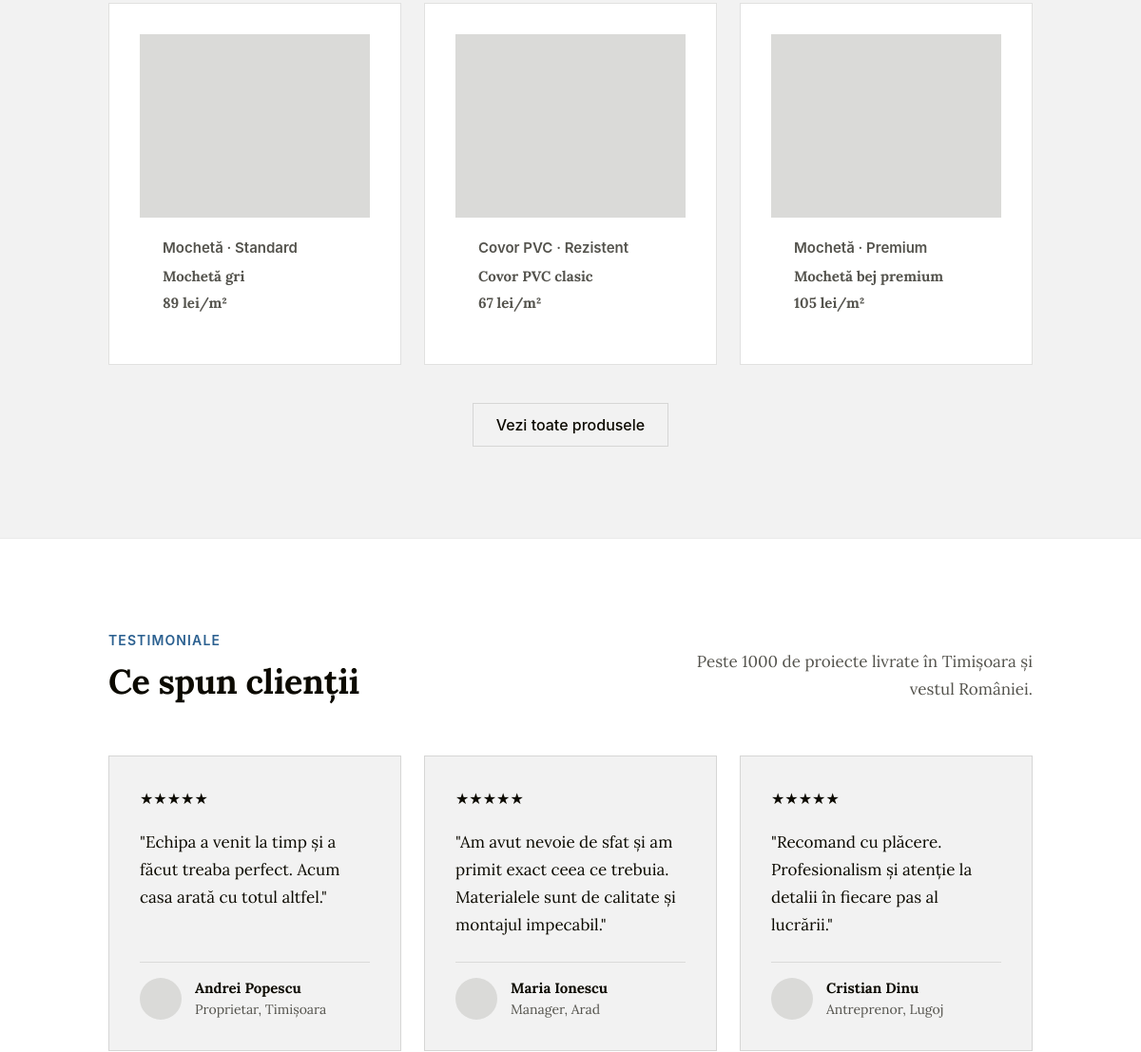
Before: / (middle part) with the older database file.
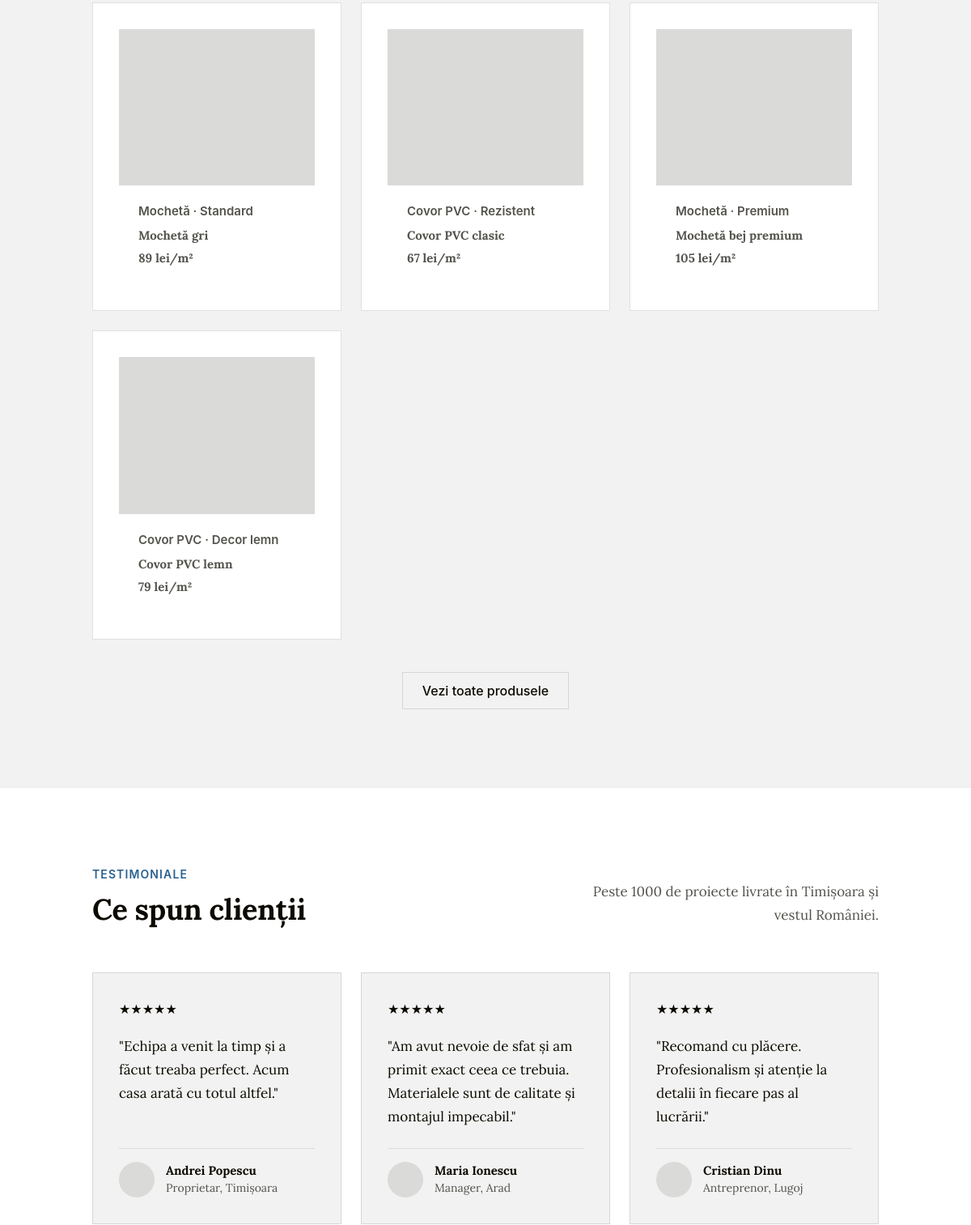
After: the same page with the newer database file.
### tables this page shows
CREATE TABLE IF NOT EXISTS products (
  id           INT UNSIGNED     NOT NULL AUTO_INCREMENT PRIMARY KEY,
  slug         VARCHAR(80)      NOT NULL UNIQUE,
  name         VARCHAR(120)     NOT NULL,
  category     VARCHAR(80)      NOT NULL,
  price_label  VARCHAR(40)      NOT NULL,
  heading      VARCHAR(200)     NOT NULL DEFAULT '',
  description  TEXT             NOT NULL,
  badge        VARCHAR(80)      NOT NULL DEFAULT '',
  image        VARCHAR(200)     NOT NULL DEFAULT '',
  is_featured  TINYINT(1)       NOT NULL DEFAULT 0,
  sort_order   TINYINT UNSIGNED NOT NULL DEFAULT 0
);

CREATE TABLE IF NOT EXISTS testimonials (
  id          INT UNSIGNED     NOT NULL AUTO_INCREMENT PRIMARY KEY,
  name        VARCHAR(120)     NOT NULL,
  location    VARCHAR(120)     NOT NULL,
  review_text TEXT             NOT NULL,
  rating      TINYINT UNSIGNED NOT NULL DEFAULT 5,
  sort_order  TINYINT UNSIGNED NOT NULL DEFAULT 0
);

### controllers/HomeController.php (called while the page is built, shortened)
<?php
class HomeController
{
    private ServiceModel $serviceModel;
    private ProductModel $productModel;
    private TestimonialModel $testimonialModel;
    public function __construct()
    {
        $this->serviceModel     = new ServiceModel();
        $this->productModel     = new ProductModel();
        $this->testimonialModel = new TestimonialModel();
    }
    public function index(): void
    {
        $data = [
            'services'     => $this->serviceModel->getAll(),
            'products'     => $this->productModel->getGrid(4),
            'testimonials' => $this->testimonialModel->getAll(),
        ];
        $this->render('home/index', $data);
    }
    private function render(string $view, array $data = []): void
    {
        require BASE_PATH . '/views/layouts/main.php';
    }
}

### models/ProductModel.php (called while the page is built, shortened)
<?php
class ProductModel
{
    private PDO $db;
    public function __construct()
    {
        $this->db = Database::connection();
    }
    public function getGrid(int $limit = 4): array
    {
        $stmt = $this->db->prepare('SELECT * FROM products WHERE is_featured = 0 ORDER BY sort_order ASC LIMIT ?');
        $stmt->execute([$limit]);
        return $stmt->fetchAll();
    }
}

### config/database.php (called while the page is built, shortened)
<?php
class Database
{
    private static ?PDO $instance = null;
    public static function connection(): PDO
    {
        if (self::$instance === null) {
            $dsn = sprintf('mysql:host=%s;dbname=%s;charset=%s', DB_HOST, DB_NAME, DB_CHARSET);
            self::$instance = new PDO($dsn, DB_USER, DB_PASS, [
                PDO::ATTR_ERRMODE            => PDO::ERRMODE_EXCEPTION,
                PDO::ATTR_DEFAULT_FETCH_MODE => PDO::FETCH_ASSOC,
                PDO::ATTR_EMULATE_PREPARES   => false,
            ]);
        }
        return self::$instance;
    }
}

### models/ServiceModel.php (called while the page is built, shortened)
<?php
class ServiceModel
{
    private PDO $db;
    public function __construct()
    {
        $this->db = Database::connection();
    }
    public function getAll(): array
    {
        $stmt = $this->db->query('SELECT * FROM services ORDER BY sort_order ASC');
        return $stmt->fetchAll();
    }
}

### models/TestimonialModel.php (called while the page is built, shortened)
<?php
class TestimonialModel
{
    private PDO $db;
    public function __construct()
    {
        $this->db = Database::connection();
    }
    public function getAll(): array
    {
        $stmt = $this->db->query('SELECT * FROM testimonials ORDER BY sort_order ASC');
        return $stmt->fetchAll();
    }
}

### views/home/index.php (the view, shortened to what this page needs)
<section id="produse" class="products-section">
  <div class="container">
    <div class="product-grid feat-grid">
      <?php foreach ($products as $product): ?>
      <div class="product-card feat-card">
        <div class="product-img img-placeholder" style="aspect-ratio:5/4;"></div>
        <div class="product-info">
          <p class="product-cat"><?= htmlspecialchars($product['category']) ?></p>
          <p class="product-name"><?= htmlspecialchars($product['name']) ?></p>
          <p class="product-price"><?= htmlspecialchars($product['price_label']) ?></p>
        </div>
      </div>
      <?php endforeach; ?>
    </div>
    <div class="center-btn">
      <a href="<?= BASE_URL ?>produse" class="btn-secondary">Vezi toate produsele</a>
    </div>
  </div>
</section>
<section class="testimonials-section">
  <div class="container">
    <div class="testimonials-header">
      <div>
        <p class="label-tag">Testimoniale</p>
        <h2>Ce spun clienții</h2>
      </div>
      <p class="body-text testimonials-sub">Peste 1000 de proiecte livrate în Timișoara și vestul României.</p>
    </div>
    <div class="testimonials-grid feat-grid">
      <?php foreach ($testimonials as $t): ?>
      <div class="tcard">
        <div>
          <div class="stars"><?= str_repeat('★', max(1, min(5, (int)$t['rating']))) ?></div>
          <p class="tcard-text">"<?= htmlspecialchars($t['review_text']) ?>"</p>
        </div>
        <div class="tcard-author">
          <div class="author-avatar"></div>
          <div>
            <p class="author-name"><?= htmlspecialchars($t['name']) ?></p>
            <p class="author-role"><?= htmlspecialchars($t['location']) ?></p>
          </div>
        </div>
      </div>
      <?php endforeach; ?>
    </div>
  </div>
</section>

### index.php (shortened to what this page needs)
<?php
require BASE_PATH . '/config/database.php';
spl_autoload_register(function (string $class): void {
    $dirs = [
        BASE_PATH . '/models/',
        BASE_PATH . '/controllers/',
        BASE_PATH . '/controllers/admin/',
    ];
    foreach ($dirs as $dir) {
        $file = $dir . $class . '.php';
        if (file_exists($file)) {
            return;
        }
    }
});
$url    = trim($_GET['url'] ?? '', '/');
$parts  = explode('/', $url);
$segment = $parts[0] ?? '';
switch ($segment) {
    case '':
    case 'acasa':
        (new HomeController())->index();
        break;
}

### views/layouts/main.php (shortened to what this page needs)
<!DOCTYPE html>
<html lang="ro">
<head>
  <link rel="stylesheet" href="<?= BASE_URL ?>assets/css/style.css">
</head>
<body>
<?php require $content; ?>
</body>
</html>

### assets/css/style.css (style rules this page uses)
:root { --color-text: #0C0A01; --color-muted: #54534D; --color-subtle: #858480; --color-light: #F2F2F2; --color-border: rgba(12,10,1,0.12); --color-border-soft: rgba(12,10,1,0.08); --color-primary: #2B6090; --color-primary-dark:#1E4A6E; --color-white: #ffffff; --color-bg-alt: #F2F2F2; --color-placeholder: #DADAD8; --font-display: 'Archivo Black', sans-serif; --font-body: 'Lora', serif; --font-ui: 'Inter', sans-serif; --container: 80rem; --px: 5%; --radius: 0; }
*, *::before, *::after { box-sizing: border-box; margin: 0; padding: 0; }
html { scroll-behavior: smooth; }
body { font-family: var(--font-body); font-size: 16px; color: var(--color-text); background: #fff; -webkit-font-smoothing: antialiased; line-height: 1.5; }
a { text-decoration: none; }
h2 { font-family: var(--font-body); font-weight: 700; line-height: 1.2; letter-spacing: -0.01em; font-size: clamp(2rem, 3vw, 2.75rem); }
.container { max-width: var(--container); margin: 0 auto; padding: 0 var(--px); }
.btn-primary, .btn-secondary, .btn-link { display: inline-flex; align-items: center; gap: 0.5rem; font-family: var(--font-ui); font-weight: 500; font-size: 1rem; white-space: nowrap; cursor: pointer; transition: all 200ms ease; text-decoration: none; border-radius: var(--radius); }
.btn-secondary { background: transparent; color: var(--color-text); border: 1px solid var(--color-border); padding: 0.625rem 1.5rem; }
.label-tag { font-family: var(--font-ui); font-size: 0.875rem; font-weight: 600; letter-spacing: 0.08em; text-transform: uppercase; color: var(--color-primary); }
.body-text { font-size: 1.0625rem; color: var(--color-muted); line-height: 1.7; }
.feat-card { background: var(--color-bg-alt); border: 1px solid var(--color-border); padding: 2rem; transition: border-color 200ms; }
.feat-card p { font-size: 0.9375rem; color: var(--color-muted); line-height: 1.6; }
.products-section { padding: 6rem var(--px); background: var(--color-bg-alt); border-top: 1px solid var(--color-border-soft); }
.product-grid { display: grid; grid-template-columns: repeat(3, minmax(0, 1fr)); gap: 1.5rem; }
.product-card { background: #fff; border: 1px solid var(--color-border); min-width: 0; }
.product-img { aspect-ratio: 5/4; overflow: hidden; }
.img-placeholder { background: var(--color-placeholder); width: 100%; height: 100%; }
.product-img.img-placeholder { height: auto; }
.product-info { padding: 1.25rem 1.5rem; }
.product-cat { font-size: 0.75rem; font-family: var(--font-ui); font-weight: 600; color: var(--color-subtle); margin-bottom: 0.375rem; }
.product-name { font-size: 1rem; font-weight: 700; margin-bottom: 0.25rem; }
.product-price { font-size: 1.0625rem; font-weight: 700; color: var(--color-primary); }
.center-btn { display: flex; justify-content: center; margin-top: 2.5rem; }
.testimonials-section { padding: 6rem var(--px); background: #fff; border-top: 1px solid var(--color-border-soft); }
.testimonials-header { display: flex; justify-content: space-between; align-items: flex-end; margin-bottom: 3.5rem; flex-wrap: wrap; gap: 1.5rem; }
.testimonials-header .label-tag { margin-bottom: 0.75rem; }
.testimonials-sub { max-width: 24rem; text-align: right; }
.testimonials-grid { display: grid; grid-template-columns: repeat(3, 1fr); gap: 1.5rem; }
.tcard { background: var(--color-bg-alt); border: 1px solid var(--color-border); padding: 2rem; display: flex; flex-direction: column; justify-content: space-between; gap: 1.5rem; }
.stars { color: var(--color-text); font-size: 1rem; margin-bottom: 1.25rem; }
.tcard-text { font-size: 1.0625rem; line-height: 1.7; color: var(--color-text); }
.tcard-author { display: flex; align-items: center; gap: 0.875rem; padding-top: 1rem; border-top: 1px solid rgba(12,10,1,0.10); }
.author-avatar { width: 44px; height: 44px; border-radius: 50%; background: var(--color-placeholder); flex-shrink: 0; }
.author-name { font-size: 0.9375rem; font-weight: 700; }
.author-role { font-size: 0.875rem; color: var(--color-muted); }
.product-card { border:1px solid var(--color-border); background:#fff; text-decoration:none; color:var(--color-text); display:block; transition:box-shadow .2s; }

Changed rows visible on the page:
added products: category "Covor PVC · Decor lemn", name "Covor PVC lemn", price_label "79 lei/m²"
